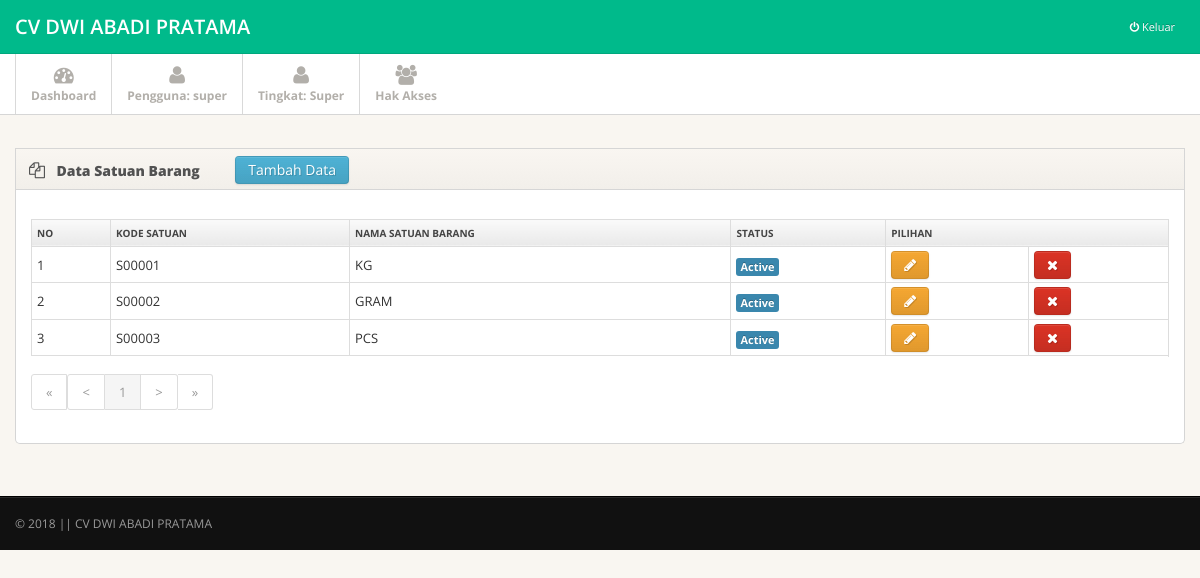
Screenshot of /page.php?open=satuan_data (signed in) with the database file from the repository.
### tables this page shows
CREATE TABLE `ma_toko` (
  `kd_toko` varchar(15) NOT NULL,
  `nm_toko` varchar(30) NOT NULL,
  `almt_toko` varchar(150) NOT NULL,
  `kota` varchar(30) NOT NULL,
  `tlp_toko` varchar(15) NOT NULL,
  `fax_toko` varchar(15) NOT NULL,
  `logo` varchar(50) NOT NULL
);

CREATE TABLE `ma_satuan_barang` (
  `kd_satuan` varchar(6) NOT NULL,
  `nm_satuan` varchar(25) NOT NULL,
  `active` char(1) NOT NULL
);

### library/inc.connection.php (called while the page is built, shortened)
<?php
function querydb($sql){
		global $koneksi_db;
		$result=mysqli_query($koneksi_db,$sql);
		return $result;
}
	function arraydb($sql){
		$arraydb=mysqli_fetch_array($sql);
		return $arraydb;
	}
	function numrows($sql){
		$numrows=mysqli_num_rows($sql);
		return $numrows;
	}
?>

### data_master/satuan_data.php (the view, shortened to what this page needs)
<?php
		$batas= 10;
		if (empty($halaman)){$posisi=0; $halaman=1;} else {$posisi=($halaman-1) * $batas;}
		$qry2 ="SELECT * FROM ma_satuan_barang";
		$hsl2 = querydb($qry2);
		$jml_data = numrows($hsl2);
		$jml_hal = ceil($jml_data/$batas);
		$file="page.php?open=satuan_data";
?>
<div class="main">
  <div class="main-inner">
    <div class="container">
    		<div class="row">
        <div class="span12">
          <div class="widget">
            <div class="widget-header"> <i class="icon-copy"></i>
              <h3>Data Satuan Barang</h3>
              <button class="btn btn-info btn-sm" id="btnSatuanTambah">Tambah Data</button>
            </div>
            <div class="widget-content">
              <div class="shortcuts">
					<div class="table-responsive">
					<table class="table table-striped table-bordered table-condensed table-hover">
						<tr>
							<th>No</th>
							<th>Kode Satuan</th>
							<th>Nama Satuan Barang</th>
							<th>Status</th>
							<th colspan="2" align="center">Pilihan</th>
						</tr>
						<?php
							$c=1;
							$qri = "SELECT a.* FROM ma_satuan_barang a LIMIT $posisi, $batas";
							$hsl = querydb($qri);
							while($rek = arraydb($hsl)){
								if($rek['active']=="Y"){$klsBaris="";$stat="<span class='label label-info'>Active</span>";}else{$klsBaris="danger";$stat="<span class='label label-danger'>Non Active</span>";}
							 echo "<tr class=\"$klsBaris\">";
							 echo "<td align='center'>".$c."</td>";
							 echo "<td align='center'>".$rek['kd_satuan']."</td>";
							 echo "<td align='left'>".$rek['nm_satuan']."</td>";
							 echo "<td align='center'>".$stat."</td>";
							 echo "<td align='center'><button class=\"btn btn-warning btn-xs btnSatuanUbah\" data-val=\"$rek[kd_satuan]\" data-toggle=\"tooltip\" data-placement=\"top\" title=\"Edit Data\"><span class=\"shortcut-icon icon-pencil\"></span></button></td>";
							 echo "<td align='center'><button class=\"btn btn-danger btn-xs btnSatuanHapus\" data-val=\"$rek[kd_satuan]\" data-toggle=\"tooltip\" data-placement=\"top\" title=\"Hapus Data\"><span class=\"shortcut-icon icon-remove\"></span></button></td>";
							 echo "<tr>";
								$c++;
							}
						?>
					</table>
				</div>
				<nav><ul class="pagination pagination-sm">
					<?php
					if($halaman >1){$prev=$halaman-1; echo "<li><a href=$file&halaman=1>&laquo;</a><a href=$file&halaman=$prev>&lt;</a></li>";}
					else {echo "<li class='disabled'><a href='#'>&laquo;</a><a href='#'>&lt;</a></li>";}
					for ($i=1; $i<=$jml_hal; $i++)
					if ($i!=$halaman){echo "<li><a href=$file&halaman=$i>$i</a></li>";}
					else {echo"&nbsp;<li class='active'><a href='#'>$i</a></li>";};
					if($halaman < $jml_hal) {$next=$halaman+1; echo "<li><a href=$file&halaman=$next>&gt;</a>  <a href=$file&halaman=$jml_hal>&raquo;</a></li>";}
					else {echo "<li class='disabled'><a href='#'>&gt;</a>  <a href='#'>&raquo;</a></li>";}
					?>
				</ul></nav>
              </div>
            </div>
          </div>
        </div>
      </div>
    </div>
  </div>
</div>

### page.php (shortened to what this page needs)
<?php
 require_once "library/inc.connection.php";
   $qri = "SELECT * FROM ma_toko";
   $res = querydb($qri);
   $rec = arraydb($res);
   $namaToko = $rec['nm_toko'];
?>
<!DOCTYPE html>
<html lang="en">
<head>
    <link href="css/bootstrap.min.css" rel="stylesheet">
    <link href="css/bootstrap-responsive.min.css" rel="stylesheet">
    <link href="css/bootstrap-table.css" rel="stylesheet">
    <link href="css/font-awesome.css" rel="stylesheet">
    <link href="css/style.css" rel="stylesheet">
  </head>
<body>
	<div class="navbar navbar-fixed-top">
	<div class="navbar-inner">
		<div class="container">
			<a class="brand" href="?open=home">
				<?php echo $namaToko ?>
			</a>
			<div class="nav-collapse pull-right">
				<ul class="nav pull-right">
					<li><a href="#" id="bootbox-confirm" style="color: red;"><i class="icon-off"></i><span> Keluar</span> </a> </li>
				</ul>
			</div>
		</div>
	</div>
</div>
<div class="subnavbar">
  <div class="subnavbar-inner">
    <div class="container">
      <ul class="mainnav">
        <li class=""><a href="?open=home"><i class="icon-dashboard"></i><span>Dashboard</span> </a> </li>
        <li><a href="#"><i class="icon-user"></i><span>Pengguna: <?php echo $_SESSION['USERNAME']; ?></span> </a></li>
        <li><a href="#"><i class="icon-user"></i><span>Tingkat: <?php echo $_SESSION['USER_LEVEL']; ?></span> </a></li>
        <?php
        if($_SESSION['USER_LEVEL']=="Super"){
        ?>
        <li><a href="?open=user_data" ><i class="icon-group"></i><span>Hak Akses</span> </a> </li>
        <?php
    	}
        ?>
      </ul>
    </div>
  </div>
</div>
        	<?php
			include"page_control.php";
			?>
<div class="footer">
  <div class="footer-inner">
    <div class="container">
      <div class="row">
        <div class="span12"> &copy; <?php echo date('Y'); ?> || <a href="">CV DWI ABADI PRATAMA</a></div>
      </div>
    </div>
  </div>
</div>
</body>
</html>

### css/style.css (style rules this page uses)
body { background: #f9f6f1; font: 13px/1.7em 'Open Sans'; }
input, button, select, textarea { font-family: 'Open Sans'; }
.table td { vertical-align: middle; }
.table-bordered th { background: #E9E9E9; background:-moz-linear-gradient(top, #FAFAFA 0%, #E9E9E9 100%); background:-webkit-gradient(linear, left top, left bottom, color-stop(0%,#FAFAFA), color-stop(100%,#E9E9E9)); background:-webkit-linear-gradient(top, #FAFAFA 0%,#E9E9E9 100%); background:-o-linear-gradient(top, #FAFAFA 0%,#E9E9E9 100%); background:-ms-linear-gradient(top, #FAFAFA 0%,#E9E9E9 100%); background:linear-gradient(top, #FAFAFA 0%,#E9E9E9 100%); filter: progid:DXImageTransform.Microsoft.gradient(startColorstr='#FAFAFA', endColorstr='#E9E9E9'); -ms-filter: "progid:DXImageTransform.Microsoft.gradient(startColorstr='#FAFAFA', endColorstr='#E9E9E9')"; font-size: 10px; color: #444; text-transform: uppercase; }
.navbar .container { position: relative; }
.navbar-inner { padding: 7px 0; background: #00ba8b !important; -moz-border-radius: 0; -webkit-border-radius: 0; border-radius: 0; }
.navbar-fixed-top { position: static; }
.navbar .nav a { font-size: 11px; }
.navbar .nav>li>a { color:#fff !important; }
.navbar .brand { font-weight: 600; position: relative; top: 2px; }
.subnavbar { margin-bottom: 2.5em; }
.subnavbar-inner { height: 60px; background: #fff; border-bottom: 1px solid #d6d6d6; }
.subnavbar .container > ul { display: inline-block; height: 80px; padding: 0; margin: 0; }
.subnavbar .container > ul > li { float: left; min-width: 90px; height: 60px; padding: 0; margin: 0; text-align: center; list-style: none; border-left: 1px solid #d9d9d9; }
.subnavbar .container > ul > li > a { display: block; height: 100%; padding: 0 15px; font-size: 12px; font-weight: bold; color: #b2afaa; }
.subnavbar .container > ul > li > a > i { display: inline-block; width: 24px; height: 24px; margin-top: 11px; margin-bottom: -3px; font-size: 20px; }
.subnavbar .container > ul > li > a > span { display: block; }
.main { padding-bottom: 2em; border-bottom: 1px solid #000; }
.footer { margin-top: 0; border-top: 1px solid #292929; }
.footer-inner { padding: 15px 0; font-size: 12px; background: #111; color: #999; }
.footer a { color: #999; }
.widget { position: relative; clear: both; width: auto; margin-bottom: 2em; overflow: hidden; }
.widget-header { position: relative; height: 40px; line-height: 40px; background: #f9f6f1; background:-moz-linear-gradient(top, #f9f6f1 0%, #f2efea 100%); background:-webkit-gradient(linear, left top, left bottom, color-stop(0%,#f9f6f1), color-stop(100%,#f2efea)); background:-webkit-linear-gradient(top, #f9f6f1 0%,#f2efea 100%); background:-o-linear-gradient(top, #f9f6f1 0%,#f2efea 100%); background:-ms-linear-gradient(top, #f9f6f1 0%,#f2efea 100%); background:linear-gradient(top, #f9f6f1 0%,#f2efea 100%); filter: progid:DXImageTransform.Microsoft.gradient(startColorstr='#f9f6f1', endColorstr='#f2efea'); -ms-filter: "progid:DXImageTransform.Microsoft.gradient(startColorstr='#f9f6f1', endColorstr='#f2efea')"; border: 1px solid #d6d6d6; -webkit-background-clip: padding-box; }
.widget-header h3 { position: relative; top: 2px; left: 10px; display: inline-block; margin-right: 3em; font-size: 14px; font-weight: 800; color: #525252; line-height: 18px; text-shadow: 1px 1px 2px rgba(255,255,255,.5); }
.widget-header [class^="icon-"], .widget-header [class*=" icon-"] { display: inline-block; margin-left: 13px; margin-right: -2px; font-size: 16px; color: #555; vertical-align: middle; }
.widget-content { padding: 20px 15px 15px; background: #FFF; border: 1px solid #D5D5D5; -moz-border-radius: 5px; -webkit-border-radius: 5px; border-radius: 5px; }
.widget-header+.widget-content { border-top: none; -webkit-border-top-left-radius: 0; -webkit-border-top-right-radius: 0; -moz-border-radius-topleft: 0; -moz-border-radius-topright: 0; border-top-left-radius: 0; border-top-right-radius: 0; }
.widget-content:before, .widget-content:after { content:""; display:table; }
.widget-content:after { clear:both; }
.widget-content { zoom:1; }

### rows the page displays
ma_toko: nm_toko "CV DWI ABADI PRATAMA"
ma_satuan_barang: kd_satuan "S00001", nm_satuan "KG", active "Active"
ma_satuan_barang: kd_satuan "S00002", nm_satuan "GRAM", active "Active"
ma_satuan_barang: kd_satuan "S00003", nm_satuan "PCS", active "Active"

### other values shown
$_SESSION['USERNAME'] "super"
$_SESSION['USER_LEVEL'] "Super"
